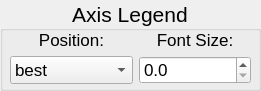
   <widget class="QGroupBox" name="groupBox_14">
    <property name="geometry">
     <rect>
      <x>610</x>
      <y>520</y>
      <width>261</width>
      <height>91</height>
     </rect>
    </property>
    <property name="font">
     <font>
      <family>Arial</family>
      <pointsize>16</pointsize>
      <weight>50</weight>
      <bold>false</bold>
     </font>
    </property>
    <property name="title">
     <string>Axis Legend</string>
    </property>
    <property name="alignment">
     <set>Qt::AlignCenter</set>
    </property>
    <widget class="QWidget" name="gridLayoutWidget_13">
     <property name="geometry">
      <rect>
       <x>10</x>
       <y>30</y>
       <width>241</width>
       <height>54</height>
      </rect>
     </property>
     <property name="font">
      <font>
       <family>Arial</family>
       <pointsize>13</pointsize>
       <weight>50</weight>
       <bold>false</bold>
      </font>
     </property>
     <layout class="QGridLayout" name="gridLayout_13">
      <item row="1" column="1">
       <widget class="QDoubleSpinBox" name="sbLegFontSize">
        <property name="font">
         <font>
          <family>Arial</family>
          <pointsize>13</pointsize>
          <weight>50</weight>
          <bold>false</bold>
         </font>
        </property>
        <property name="decimals">
         <number>1</number>
        </property>
        <property name="singleStep">
         <double>0.100000000000000</double>
        </property>
       </widget>
      </item>
      <item row="0" column="0">
       <widget class="QLabel" name="label_39">
        <property name="font">
         <font>
          <family>Arial</family>
          <pointsize>13</pointsize>
          <weight>50</weight>
          <bold>false</bold>
         </font>
        </property>
        <property name="text">
         <string>Position:</string>
        </property>
        <property name="alignment">
         <set>Qt::AlignCenter</set>
        </property>
       </widget>
      </item>
      <item row="0" column="1">
       <widget class="QLabel" name="label_40">
        <property name="font">
         <font>
          <family>Arial</family>
          <pointsize>13</pointsize>
          <weight>50</weight>
          <bold>false</bold>
         </font>
        </property>
        <property name="text">
         <string>Font Size:</string>
        </property>
        <property name="alignment">
         <set>Qt::AlignCenter</set>
        </property>
       </widget>
      </item>
      <item row="1" column="0">
       <widget class="QComboBox" name="cbLegPos">
        <property name="font">
         <font>
          <family>Arial</family>
          <pointsize>13</pointsize>
          <weight>50</weight>
          <bold>false</bold>
         </font>
        </property>
        <item>
         <property name="text">
          <string>best</string>
         </property>
        </item>
        <item>
         <property name="text">
          <string>None</string>
         </property>
        </item>
        <item>
         <property name="text">
          <string>upper left</string>
         </property>
        </item>
        <item>
         <property name="text">
          <string>upper center</string>
         </property>
        </item>
        <item>
         <property name="text">
          <string>upper right</string>
         </property>
        </item>
        <item>
         <property name="text">
          <string>center left</string>
         </property>
        </item>
        <item>
         <property name="text">
          <string>center</string>
         </property>
        </item>
        <item>
         <property name="text">
          <string>center right</string>
         </property>
        </item>
        <item>
         <property name="text">
          <string>lower left</string>
         </property>
        </item>
        <item>
         <property name="text">
          <string>lower center</string>
         </property>
        </item>
        <item>
         <property name="text">
          <string>lower right</string>
         </property>
        </item>
       </widget>
      </item>
     </layout>
    </widget>
   </widget>
